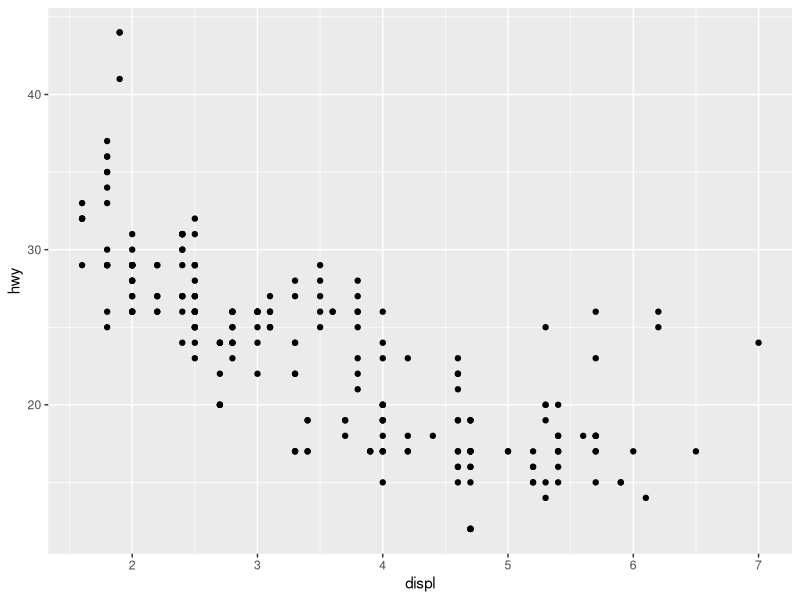
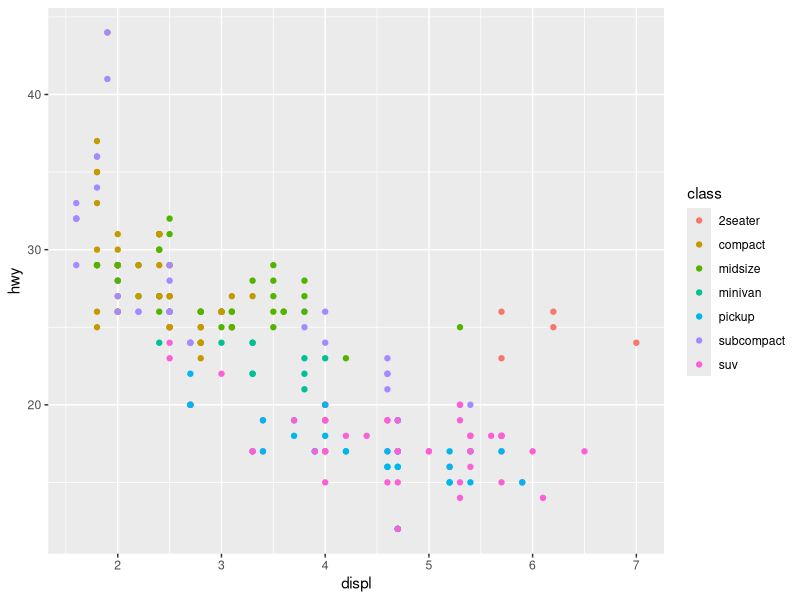
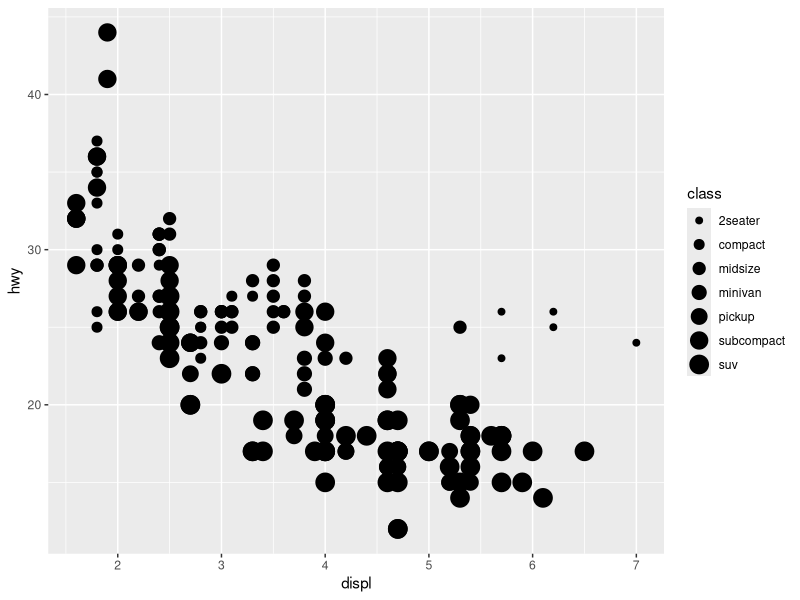
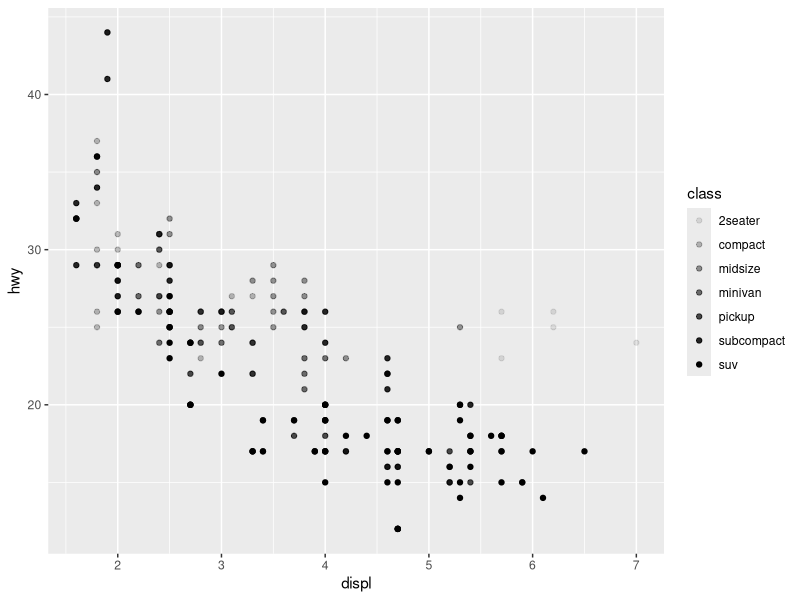
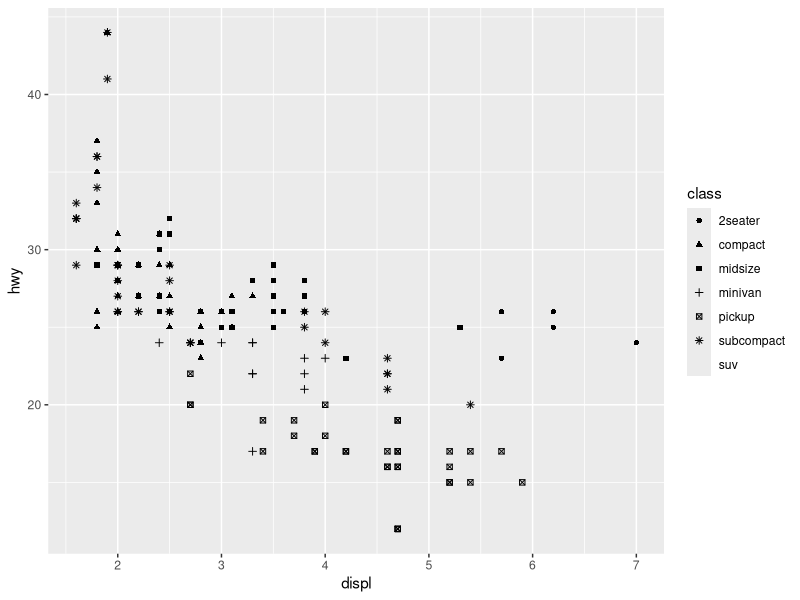
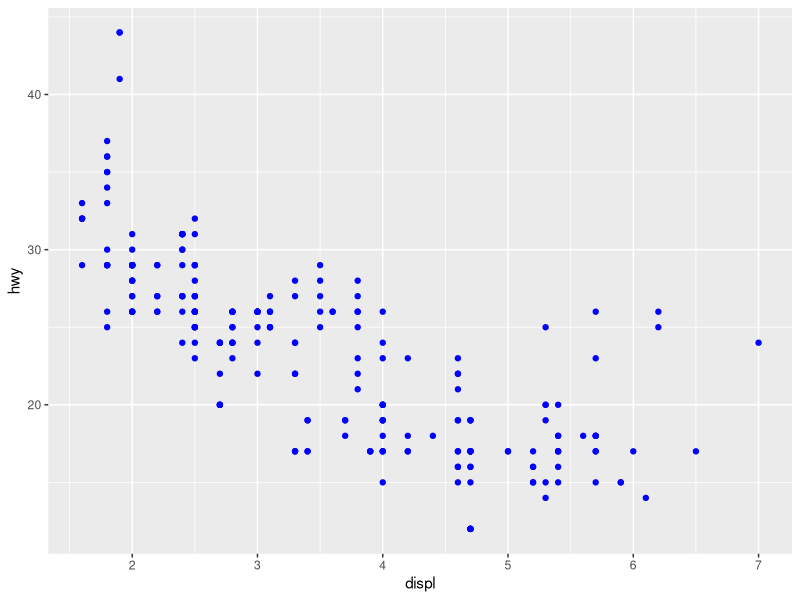
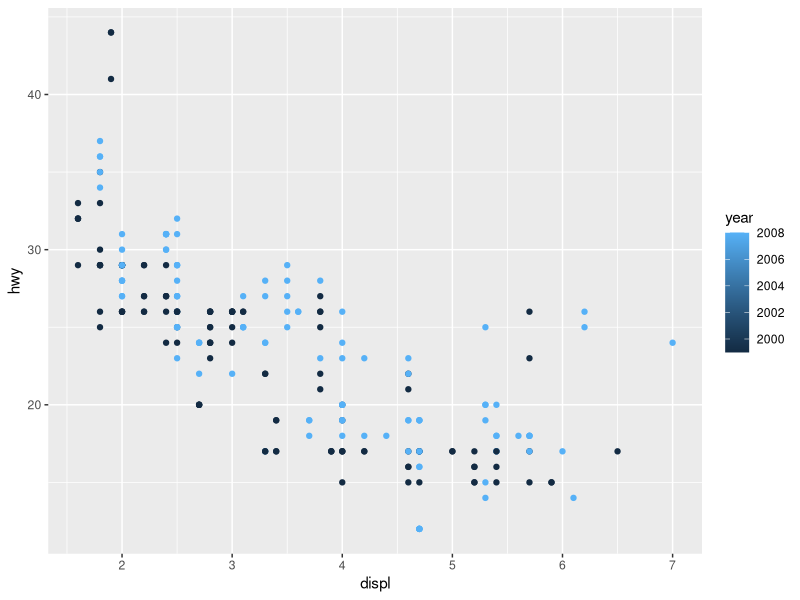
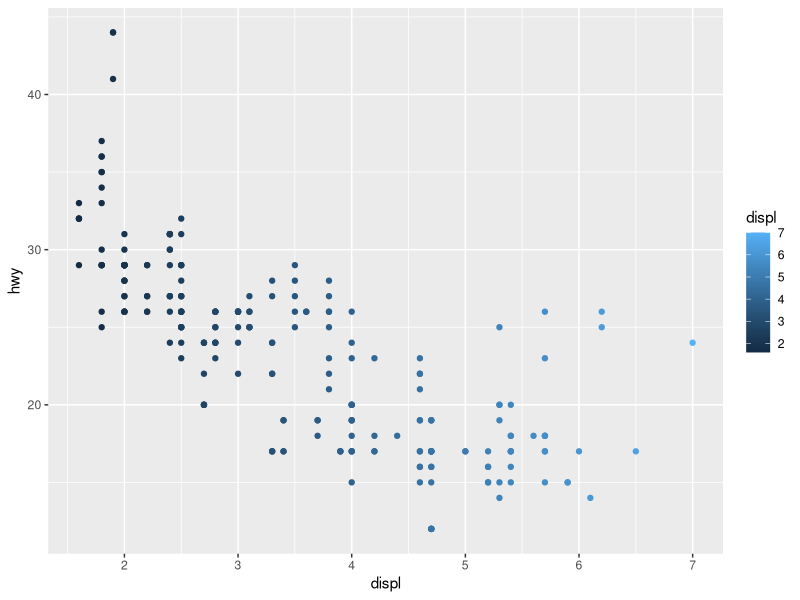

Source code (R) for these figures, in order:
rm(list=ls())

# install tidyverse package
# install.packages("tidyverse")

# load library
library(tidyverse)

# how to make sure we're using a function from a package: ggplot2::ggplot()

# QUESTION: Do cars with big engines use more fuel than cars with small engines?

# we have a look a the mpg dataframe within ggplot2:
ggplot2::mpg

# ------------------- PLOTTING BASICS -----------------------------------------------------#

# ggplot() creates a coordinate system you can add layers to
# the function geom_point() adds layers of points to your plot while mapping = aes() defines
# which x and y variables to use
ggplot(data = mpg) + geom_point(mapping = aes(x = displ, y = hwy))

# reusable function for plotting:
# ggplot(data = <DATA>) +
#   <GEOM_FUNCTION>(mapping = aes(<MAPPINGS>))

# we can add aestethics to the plot, for example color

ggplot(data = mpg) + geom_point(mapping = aes(x = displ, y = hwy, color = class))

# we could also map class to the size aesthetic, but that's not a good idea for discrete variables,
# so we get a warning

ggplot(data = mpg) + geom_point(mapping = aes(x = displ, y = hwy, size = class))

# other options are alpha for transparency or shape for the shape of the points
# but ATTENTION: shape can only handle 6 different shapes at a time by default

ggplot(data = mpg) + geom_point(mapping = aes(x = displ, y = hwy, alpha = class))
ggplot(data = mpg) + geom_point(mapping = aes(x = displ, y = hwy, shape = class))

# we could also make all of our points blue, but for that we have to put x and y
# into brackets

ggplot(data = mpg) + geom_point(mapping = aes(x = displ, y = hwy), color = "blue")

# explore the structure of our data
str(mpg)
levels(mpg)

####### EXERCISEs
# map continuous variable to color
ggplot(data = mpg) + geom_point(mapping = aes(x = displ, y = hwy, color = year))
# map same variable to multiple aestethics
ggplot(data = mpg) + geom_point(mapping = aes(x = displ, y = hwy, color = displ))
# what does the stroke aesthetic do?
ggplot(data = mpg) + geom_point(mapping = aes(x = displ, y = hwy, stroke = displ))
# map aesthetic to something other than a variable name -> legend changes to FALSE and TRUE!
ggplot(data = mpg) + geom_point(mapping = aes(x = displ, y = hwy, color = displ < 5))
